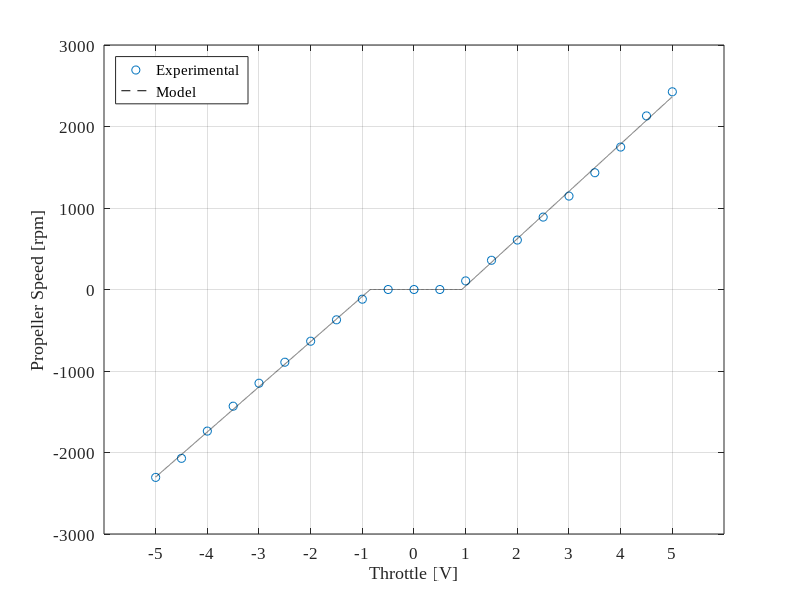

The MATLAB source for this figure:
clear; close all;
u_d = -5:.5:5;
rpm_d = [-2305.4357 -2071.495 -1737.294 -1431.7388 -1150.0551 -892.2429 -634.4307 -371.8442 -118.8063 0 0 0 105.5858 358.6237 606.8873 888.571 1146.3832 1432.8412 1747.945 2129.889 2425.8956];

u_c = -5:.001:5;
rpm_c = [554.02*u_c(u_c<=(-468.7/553.02))+468.7,0*u_c(u_c>(-468.7/553.02) & u_c<(537.41/580.71)),580.71*u_c(u_c>=(537.41/580.71))-537.41];

font = 12;
figure
plot(u_d,rpm_d,'o',u_c,rpm_c,'--k')
xlabel('Throttle [V]','FontSize',font,'FontName','Times New Roman')
xticks(-5:5)
ylabel('Propeller Speed [rpm]','FontSize',font,'FontName','Times New Roman')
legend({'Experimental','Model'},'FontSize',font,'FontName','Times New Roman','Location','Northwest')
set(gca,'FontSize',font,'FontName','Times New Roman')
grid